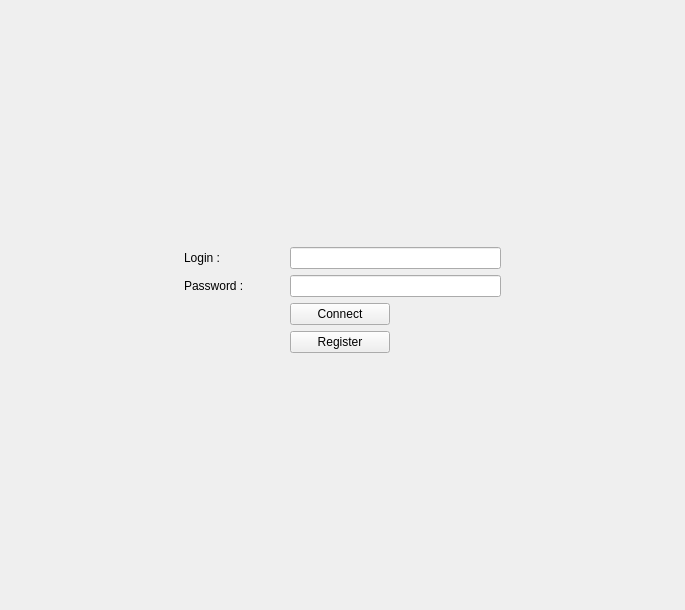
<?xml version="1.0" encoding="UTF-8"?>
<ui version="4.0">
 <class>loginView</class>
 <widget class="QWidget" name="loginView">
  <property name="geometry">
   <rect>
    <x>0</x>
    <y>0</y>
    <width>685</width>
    <height>610</height>
   </rect>
  </property>
  <property name="windowTitle">
   <string>Form</string>
  </property>
  <property name="styleSheet">
   <string notr="true"/>
  </property>
  <layout class="QGridLayout" name="gridLayout">
   <item row="0" column="1">
    <spacer name="verticalSpacer">
     <property name="orientation">
      <enum>Qt::Vertical</enum>
     </property>
     <property name="sizeType">
      <enum>QSizePolicy::Fixed</enum>
     </property>
     <property name="sizeHint" stdset="0">
      <size>
       <width>20</width>
       <height>150</height>
      </size>
     </property>
    </spacer>
   </item>
   <item row="3" column="1">
    <spacer name="verticalSpacer_2">
     <property name="orientation">
      <enum>Qt::Vertical</enum>
     </property>
     <property name="sizeType">
      <enum>QSizePolicy::Fixed</enum>
     </property>
     <property name="sizeHint" stdset="0">
      <size>
       <width>20</width>
       <height>160</height>
      </size>
     </property>
    </spacer>
   </item>
   <item row="2" column="0">
    <spacer name="horizontalSpacer_2">
     <property name="orientation">
      <enum>Qt::Horizontal</enum>
     </property>
     <property name="sizeType">
      <enum>QSizePolicy::Fixed</enum>
     </property>
     <property name="sizeHint" stdset="0">
      <size>
       <width>160</width>
       <height>20</height>
      </size>
     </property>
    </spacer>
   </item>
   <item row="2" column="2">
    <spacer name="horizontalSpacer_3">
     <property name="orientation">
      <enum>Qt::Horizontal</enum>
     </property>
     <property name="sizeType">
      <enum>QSizePolicy::Fixed</enum>
     </property>
     <property name="sizeHint" stdset="0">
      <size>
       <width>160</width>
       <height>20</height>
      </size>
     </property>
    </spacer>
   </item>
   <item row="2" column="1">
    <widget class="QWidget" name="loginForm" native="true">
     <property name="minimumSize">
      <size>
       <width>335</width>
       <height>270</height>
      </size>
     </property>
     <property name="maximumSize">
      <size>
       <width>335</width>
       <height>270</height>
      </size>
     </property>
     <layout class="QGridLayout" name="gridLayout_9">
      <item row="0" column="0">
       <layout class="QGridLayout" name="gridLayout_8">
        <property name="sizeConstraint">
         <enum>QLayout::SetFixedSize</enum>
        </property>
        <item row="1" column="2">
         <widget class="QLineEdit" name="le_Login"/>
        </item>
        <item row="2" column="2">
         <widget class="QLineEdit" name="le_Pass">
          <property name="echoMode">
           <enum>QLineEdit::Password</enum>
          </property>
         </widget>
        </item>
        <item row="1" column="1">
         <spacer name="horizontalSpacer">
          <property name="orientation">
           <enum>Qt::Horizontal</enum>
          </property>
          <property name="sizeType">
           <enum>QSizePolicy::Fixed</enum>
          </property>
          <property name="sizeHint" stdset="0">
           <size>
            <width>40</width>
            <height>20</height>
           </size>
          </property>
         </spacer>
        </item>
        <item row="2" column="0">
         <widget class="QLabel" name="label_2">
          <property name="text">
           <string>Password :</string>
          </property>
         </widget>
        </item>
        <item row="1" column="0">
         <widget class="QLabel" name="label">
          <property name="text">
           <string>Login :</string>
          </property>
         </widget>
        </item>
        <item row="3" column="2">
         <widget class="QPushButton" name="bConnect">
          <property name="maximumSize">
           <size>
            <width>100</width>
            <height>16777215</height>
           </size>
          </property>
          <property name="text">
           <string>Connect</string>
          </property>
         </widget>
        </item>
        <item row="4" column="2">
         <widget class="QPushButton" name="bRegister">
          <property name="maximumSize">
           <size>
            <width>100</width>
            <height>16777215</height>
           </size>
          </property>
          <property name="text">
           <string>Register</string>
          </property>
         </widget>
        </item>
       </layout>
      </item>
     </layout>
    </widget>
   </item>
  </layout>
 </widget>
 <resources/>
 <connections/>
</ui>
